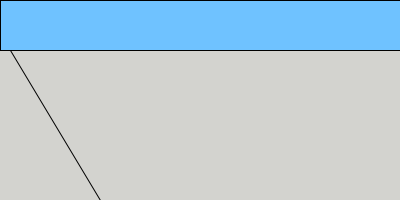
Frame 1 (no input)
Frame 60 (the mouse pressed at the canvas centre just before this capture): identical to frame 1, image omitted
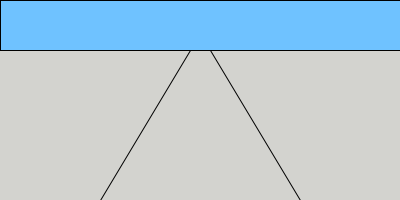
Frame 120 (the mouse held since frame 60 and released just before this capture)

The Processing sketch that drew these frames (run headless with seeded random() and noise(); from frame 60 on, the mouse is pressed at the canvas centre):

// Processing sketch: processing_112604
// ── processing_112604.pde

// Click on the window to give it focus
      // and press the 'B' or 'A' key
      void setup(){
      size(400,200);
    //background(#D3D3CF);
    stroke(0);
  }
      void draw() {
        background(#D3D3CF);
        line(0,50,400,50);
        line(mouseY*2-10,50,mouseX-100,200);
        line(mouseY*2+10,50,mouseX+100,200);
         
         fill(#6FC2FF);
        rect(0,0,400,50);
       // fill(#D30B0B);
        
      }
